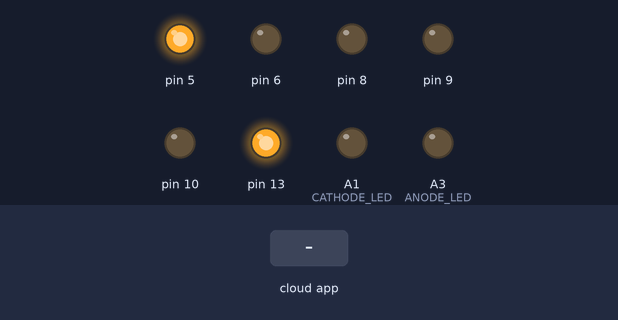
A program run on a simulated Arduino Mega 2560, built with avr-gcc and run on an emulated ATmega2560. Parts: output pins drawn as LEDs (lit = HIGH). The test bench sets the inputs (shaded band). The ROS host is connected and sends only what is stated.

Above: at 1.8 s.
1.9 s: the phone or cloud app sets linear.x to -100
At 2.4 s:
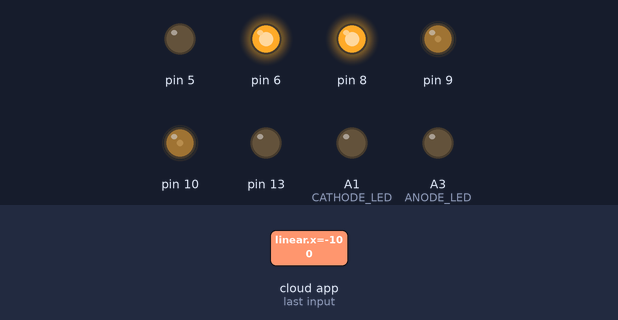
4.5 s: the phone or cloud app sets angular.z to -100
At 5.6 s:
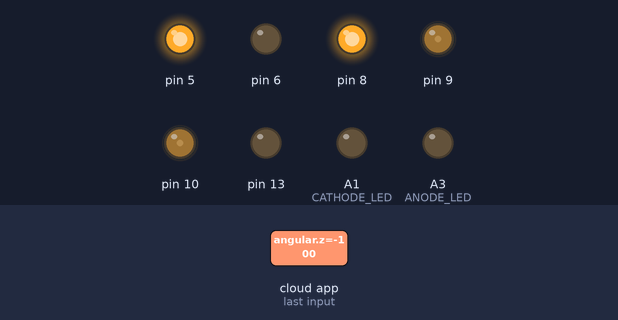
7.5 s: the phone or cloud app sets angular.z to 100
At 7.9 s:
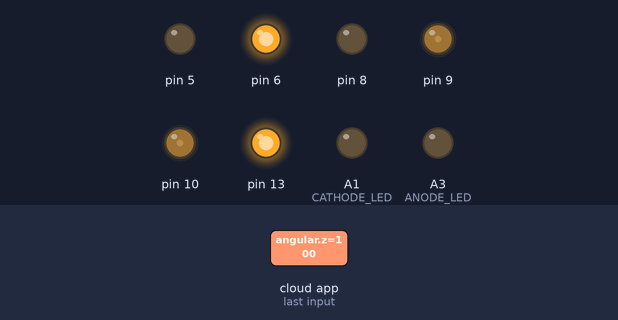
Timing chart, 0 to 10.5 s (numbered marks = the images above; inputs shaded):
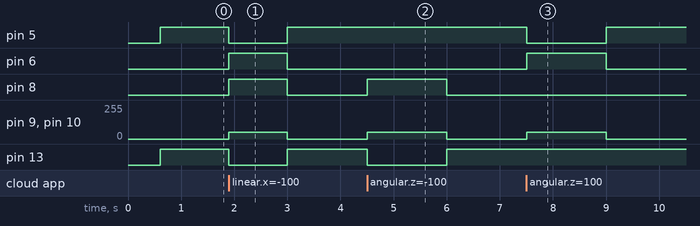

Measured:
- after the input at 1.9 s, pin 5, pin 13: HIGH → LOW at once, → HIGH 1.1 s later; pin 6, pin 8: LOW → HIGH at once, → LOW 1.1 s later; pin 9, pin 10: 0/255 → 50/255 at once, → 0/255 1.1 s later
- after the input at 4.5 s, pin 8: LOW → HIGH at once, → LOW 1.5 s later; pin 9, pin 10: 0/255 → 50/255 at once, → 0/255 1.5 s later; pin 13: HIGH → LOW at once, → HIGH 1.5 s later
- after the input at 7.5 s, pin 5: HIGH → LOW at once, → HIGH 1.5 s later; pin 6: LOW → HIGH at once, → LOW 1.5 s later; pin 9, pin 10: 0/255 → 50/255 at once, → 0/255 1.5 s later

The program:

main.cpp
```cpp
#include "head.h"

#define MAX_PWM											(200)
#define MIN_PWM											(40)
#define CONTROL_TIMEOUT									(1)

#define INTERVAL_TIME									(50)
#define PPR												(2000)
#define PI												(3.14)
#define DIAMETER										(0.064)
#define PERIMETER										((PI)*(DIAMETER))
#define WHEEL_BASE										(0.25)
#define TICKS_PER_METER									(9000)

#define PWM_TURN										(50)

void PID_Init();
void ps2_control();
void control_motor();

void ISR_Right_Ticks();
void ISR_Left_Ticks();

volatile bool right_dir = true;
volatile bool left_dir = true;
volatile int32_t right_ticks = 0;
volatile int32_t left_ticks = 0;

volatile bool reset_board = false;

volatile int l_pwm_out = 0, r_pwm_out = 0;
volatile float l_vel_request = 0, r_vel_request = 0;

volatile geometry_msgs::Twist receive_twist;
void resetBoard();
void calc_cmd_vel(const geometry_msgs::Twist& cmdVel);


ros::NodeHandle nh;

ros::Subscriber<geometry_msgs::Twist> sub_cmd_vel("cmd_vel", &calc_cmd_vel);


void setup()
{
	nh.getHardware()->setBaud(115200);
	nh.initNode();
	// nh.advertise(rightPub);
	// nh.advertise(leftPub);
	nh.subscribe(sub_cmd_vel);

	Serial3.begin(115200);
	Serial3.print("\n\n\n\n\n\n[INFO] Start Application\n\n");

	reset_board = false;
	right_dir = true;
	left_dir = true;
	PID_Init();
	system_setup();

	// attachInterrupt(digitalPinToInterrupt(ENC_LEFT_A), ISR_Left_Ticks, RISING);
	// attachInterrupt(digitalPinToInterrupt(ENC_RIGHT_A), ISR_Right_Ticks, RISING);

	delay(600);
} /* END SET_UP */

void loop()
{
	nh.spinOnce();

	ps2x.read_gamepad(false, vibrate);

	if (ps2x.ButtonReleased(PSB_R1))
	{
		manual_mode = !manual_mode;
		digitalWrite(ANODE_LED, !digitalRead(ANODE_LED));
	}
	else if (ps2x.ButtonReleased(PSB_R2))
	{
		reset_board = true;
	}

	if (reset_board == true)
	{
		resetBoard();
	}

	if (manual_mode == true)
	{
		ps2_control();
	}

	/* Publish Data */
	if (millis() - pre_millis > INTERVAL_TIME)
	{
		/* Calculate Velocity */
		// static int32_t left_vel = calc_wheel_vel(&left_ticks);
		// static int32_t right_vel = calc_wheel_vel(&right_ticks);

		/* Publishing Data */
		// calc_pwm_out();

		/* Update Previous Mills Variable */
		pre_millis = millis();
	}

	/* Control Motor After Calculate These Parameters */
	control_motor();

	/* Timeout Control Robot */
	if ( ((millis()/1000)-last_cmd_receive) > CONTROL_TIMEOUT)
	{
		if (manual_mode == false)
		{
			l_pwm_out = 0;
			r_pwm_out = 0;
		}
	}

	// Serial3.print("left_ticks: "); Serial3.print(left_ticks);
	// Serial3.print("\t\tright_ticks: "); Serial3.println(right_ticks);

	// Serial3.print("l_vel_request: "); Serial3.print(receive_twist.linear.x);
	// Serial3.print("\t\tr_vel_request: "); Serial3.println(receive_twist.angular.z);
} /* END LOOP */

void ISR_Right_Ticks()
{
	/* Encoder_Right_A -  RISING Mode */
	int8_t val = digitalRead(ENC_RIGHT_B);

	if (1 == val)
	{
		right_ticks--;
	}
	else
	{
		right_ticks++;
	}
}

void ISR_Left_Ticks()
{
	/* Encoder_Right_A -  RISING Mode */
	int8_t val = digitalRead(ENC_LEFT_B);

	if (0 == val)
	{
		left_ticks--;
	}
	else
	{
		left_ticks++;
	}
}

void calc_cmd_vel(const geometry_msgs::Twist& cmdVel)
{
	last_cmd_receive = millis()/1000;

	if (cmdVel.angular.z != 0)
	{
		if (cmdVel.angular.z < 0)
		{
			l_pwm_out = PWM_TURN;
			r_pwm_out = -PWM_TURN;
		}
		else
		{
			l_pwm_out = -PWM_TURN;
			r_pwm_out = PWM_TURN;
		}
	}
	else
	{
		if (cmdVel.linear.x > 0)
		{
			l_pwm_out = PWM_TURN;
			r_pwm_out = PWM_TURN;
		}
		else if (cmdVel.linear.x < 0)
		{
			l_pwm_out = -PWM_TURN;
			r_pwm_out = -PWM_TURN;
		}
		else
		{
			l_pwm_out = 0;
			r_pwm_out = 0;
		}
	}

} /* CALC_CMD_VEL */


void ps2_control()
{
	digitalWrite(ANODE_LED, HIGH);
	if (ps2x.ButtonPressed(PSB_TRIANGLE))
	{
		l_pwm_out = PWM_TURN;
		r_pwm_out = PWM_TURN;
	}
	else if (ps2x.ButtonPressed(PSB_CIRCLE))
	{
		l_pwm_out = PWM_TURN;
		r_pwm_out = -PWM_TURN;
	}
	else if (ps2x.ButtonPressed(PSB_SQUARE))
	{
		l_pwm_out = -PWM_TURN;
		r_pwm_out = PWM_TURN;
	}
	else if (ps2x.ButtonPressed(PSB_CROSS))
	{
		l_pwm_out = -PWM_TURN;
		r_pwm_out = -PWM_TURN;
	}
	else if (ps2x.ButtonReleased(PSB_TRIANGLE) || ps2x.ButtonReleased(PSB_CIRCLE)
			|| ps2x.ButtonReleased(PSB_SQUARE) || ps2x.ButtonReleased(PSB_CROSS))
	{
		l_pwm_out = 0;
		r_pwm_out = 0;
	}
} /* PS2_CONTROL */

void control_motor()
{
	left_motor.rotate(l_pwm_out);
	right_motor.rotate(r_pwm_out);
} /* CONTROL_MOTOR */

void PID_Init()
{
	left_PID.SetMode(AUTOMATIC);
	left_PID.SetSampleTime(1);
	left_PID.SetOutputLimits(-200, 200);

	right_PID.SetMode(AUTOMATIC);
	right_PID.SetSampleTime(1);
	right_PID.SetOutputLimits(-200, 200);
}

void resetBoard()
{
  asm volatile ( "jmp 0");
}
```

head.h
```cpp
#ifndef __HEAD_H__
#define __HEAD_H__

#include <Arduino.h>
#include <ros.h>
#include <std_msgs/String.h>
#include <std_msgs/Int8.h>
#include <std_msgs/Int16.h>
#include <std_msgs/Int32.h>
#include <std_msgs/Int64.h>
#include <geometry_msgs/Twist.h>
#include <PID_v1.h>
#include <PS2X_lib.h>

#include "motor_calc.h"
#include "MPU6050_tockn.h"
#include "PS2X_lib.h"
#include "motor.h"

/**
 * @brief Definition
 *
 */

#define PRESSURES   							false
#define RUMBLE      							false

#define PS2_DAT        							30
#define PS2_CMD        							28
#define PS2_SEL        							26
#define PS2_CLK        							24

#define ENC_LEFT_A           					18
#define ENC_LEFT_B           					19

#define ENC_RIGHT_A          					20
#define ENC_RIGHT_B          					21

#define WHEEL_RADIUS							0.032 //d = 64mm
#define WHEEL_BASE								0.227

#define ENA										9
#define IN1										5
#define IN2										6

#define ENB										10
#define IN3										13
#define IN4										8

#define CATHODE_LED                             A1
#define ANODE_LED                               A3

/**
 * @brief Global Variables
 *
 */

PS2X ps2x;
int8_t error = 0;
int8_t type = 0;
int8_t vibrate = 0;
volatile bool manual_mode = false;
volatile uint32_t pre_millis = 0, cur_millis = 0;
volatile uint32_t last_cmd_receive = 0;

double left_PID_Setpoint, left_PID_Input, left_PID_Output;
double right_PID_Setpoint, right_PID_Input, right_PID_Output;

double l_Kp=2, l_Ki=5, l_Kd=1;
double r_Kp=2, r_Ki=5, r_Kd=1;

PID left_PID(&left_PID_Input, &left_PID_Output, &left_PID_Setpoint, l_Kp, l_Ki, l_Kd, DIRECT);
PID right_PID(&right_PID_Input, &right_PID_Output, &right_PID_Setpoint, r_Kp, r_Ki, r_Kd, DIRECT);


Motor left_motor(ENA, IN1, IN2, ENC_LEFT_A, ENC_LEFT_B, LEFT_ID, e_STOP);
Motor right_motor(ENB, IN3, IN4, ENC_RIGHT_A, ENC_RIGHT_B, RIGHT_ID, e_STOP);


void system_setup()
{
	cli(); /* Disable Global Interrupts */
	error = ps2x.config_gamepad(PS2_CLK, PS2_CMD, PS2_SEL, PS2_DAT, PRESSURES, RUMBLE);

	TCCR1B = TCCR1B & 0b11111000 | 1;      /* set 31KHz PWM to prevent motor noise */


	/* Initialize Motor */
	left_motor.init();
	right_motor.init();

	left_motor.stop();
	right_motor.stop();

	pinMode(CATHODE_LED, OUTPUT);
	pinMode(ANODE_LED, OUTPUT);
	digitalWrite(CATHODE_LED, LOW);
	digitalWrite(ANODE_LED, 0);

	sei(); /* Enable Global Interrupts */
}


#endif /* __HEAD_H__ */
```
